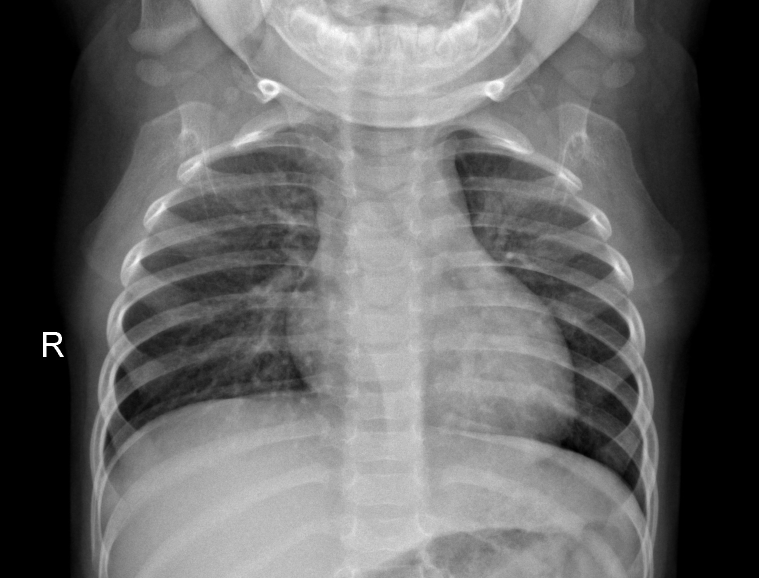
#> input picture chest_xray/train/NORMAL/IM-0151-0001.jpeg, 1518 x 1156 px (shown at 1/2 size); its folder holds only this picture in this run
$ python train_classical.py
#> lines starting #> are read from the running program, lines starting #| are printed output that depends on the picture
"""
Classical Machine Learning Model Training Script (HOG + SVM).

This script extracts HOG features from X-Ray images and trains an SVM classifier.

AI Attribution: Code generated with assistance from Claude AI (Anthropic)
via Cursor IDE on February 2026.
"""

import os
import joblib
import numpy as np
from pathlib import Path
from tqdm import tqdm
from skimage.io import imread
from skimage.transform import resize
from skimage.feature import hog
from sklearn.svm import SVC
from sklearn.metrics import accuracy_score, classification_report
from sklearn.preprocessing import LabelEncoder
from PIL import Image

def load_data(data_dir, target_size=(128, 128), max_samples=None):
#> called with target_size = (128, 128), max_samples = 1000
    X = []
    y = []

    classes = sorted([d.name for d in data_dir.iterdir() if d.is_dir() and not d.name.startswith('.')])

    for class_name in classes:
        class_dir = data_dir / class_name
        images = list(class_dir.glob("*.jpeg"))

        # Subsample if requested (to speed up SVM training)
        if max_samples and len(images) > max_samples:
            import random
            random.shuffle(images)
            images = images[:max_samples]

        for img_path in tqdm(images, desc=f"Loading {class_name}"):
            try:
                # Use PIL to handle grayscale conversion consistently
                with Image.open(img_path) as img:
#> img is the input picture: PIL image 1518x1156 L; min 0, max 255, mean 101.8
                    img = img.convert('L') # Convert to grayscale
                    img_resized = img.resize(target_size)
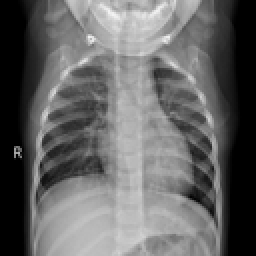
#> img_resized: PIL image 128x128 L (shown 2 times larger); min 0, max 243, mean 101.8
                    img_array = np.array(img_resized)

                # Extract HOG features
                features = hog(img_array, orientations=9, pixels_per_cell=(8, 8),
                               cells_per_block=(2, 2), visualize=False)
#> features = 8100 values, max 0.678 at index 2169, min 0 at index 0, mean 0.119

                X.append(features)
                y.append(class_name)
            except Exception as e:
                print(f"Error reading {img_path}: {e}")
#> pass 2 of the loop in load_data, `for class_name in classes:`:
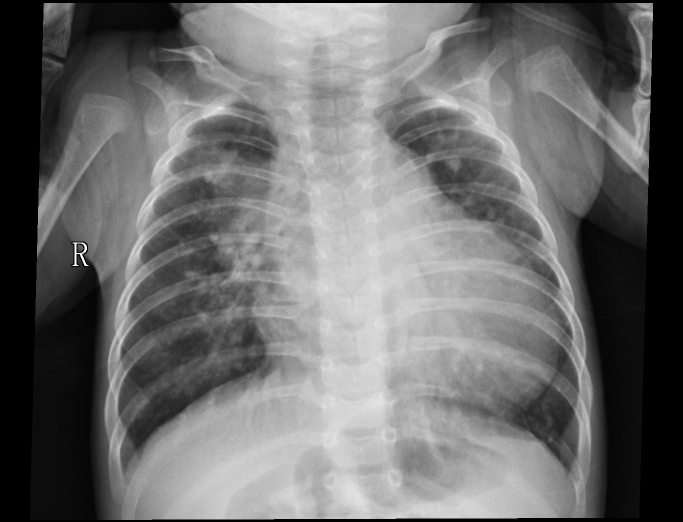
#> input picture chest_xray/train/PNEUMONIA/person1014_bacteria_2945.jpeg, 1366 x 1044 px (shown at 1/2 size)
#> in load_data, img is the input picture: PIL image 1366x1044 L; min 0, max 255, mean 109.2
#> in load_data, `img_resized = img.resize(target_size)`:
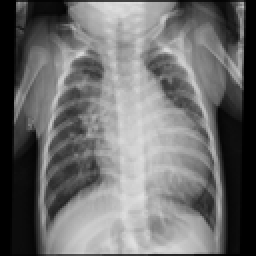
#> img_resized: PIL image 128x128 L (shown 2 times larger); min 0, max 224, mean 109.3
#> features = 8100 values, max 0.631 at index 8064, min 0 at index 1, mean 0.123

    return np.array(X), np.array(y), classes

def train_classical_model():
    print("Training Classical ML Model (HOG + SVM) for Pneumonia Detection...")

    train_dir = Path("chest_xray/train")
    test_dir = Path("chest_xray/test")

    if not train_dir.exists():
        print("Error: Data directory not found.")
        return

    # Load data (Limit training samples for SVM speed if needed, e.g., 1000 per class)
    print("Extracting features from training set...")
    # SVM scales poorly with n_samples > 10k. Here we have ~5k, which is okay but might be slow.
    X_train, y_train, classes = load_data(train_dir, max_samples=1000)
#> classes = ['NORMAL', 'PNEUMONIA']

    print("Extracting features from test set...")
    X_test, y_test, _ = load_data(test_dir)

    # Encode labels
    le = LabelEncoder()
    y_train_enc = le.fit_transform(y_train)
    y_test_enc = le.transform(y_test)

    # Train SVM
    print(f"Training SVM Classifier on {len(X_train)} samples...")
    clf = SVC(kernel='rbf', C=1.0, verbose=True) # RBF kernel usually better for images than linear
    clf.fit(X_train, y_train_enc)

    # Evaluate
    print("Evaluating...")
    y_pred_enc = clf.predict(X_test)
    accuracy = accuracy_score(y_test_enc, y_pred_enc)
    print(f"\nClassical Model Accuracy: {accuracy:.4f}")

    y_pred = le.inverse_transform(y_pred_enc)
    print(classification_report(y_test, y_pred))

    # Save model
    os.makedirs("models", exist_ok=True)
    joblib.dump(clf, "models/svm_model.pkl")
    joblib.dump(le, "models/label_encoder.pkl")
    print("Model saved to models/svm_model.pkl")

if __name__ == "__main__":
#> (the run stopped early here; a loop or call above may not have finished)
